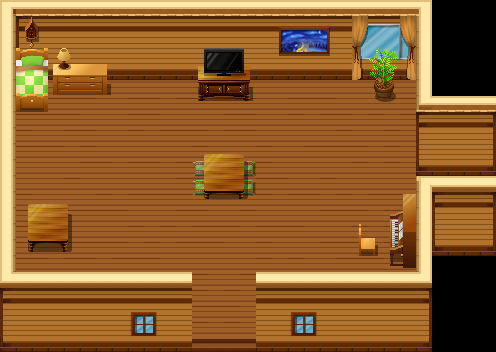

The image is a tile-based game level rendered from a .tmx file. Its description and source (layers, tilesets, objects; grid data summarised) follow:
An orthogonal 31x22 tile map with 16x16 px tiles, 10 tile layers (BackgroundA, BackgroundB, BackgroundC-Foreground, Windows, ...), 5 tilesets and 25 objects (4x npc, from-tools, from-ranch, from-diary, tools, ...).

<map version="1.2" tiledversion="1.3.0" orientation="orthogonal" renderorder="right-down" compressionlevel="0" width="31" height="22" tilewidth="16" tileheight="16" infinite="0" nextlayerid="21" nextobjectid="30">
 <tileset firstgid="1" name="TileA4" tilewidth="16" tileheight="16" tilecount="960" columns="32">
  <image source="Tileset/TileA4.png" width="512" height="480" />
  <terraintypes>
   <terrain name="HouseFloor" tile="0" />
  </terraintypes>
  <tile id="646" terrain=",0,0,0" />
  <tile id="647" terrain="0,,0,0" />
  <tile id="678" terrain="0,0,,0" />
  <tile id="679" terrain="0,0,0," />
  <tile id="708" terrain=",,,0" />
  <tile id="709" terrain=",,0,0" />
  <tile id="710" terrain=",,0,0" />
  <tile id="711" terrain=",,0," />
  <tile id="740" terrain=",0,,0" />
  <tile id="741" terrain="0,0,0,0" />
  <tile id="742" terrain="0,0,0,0" />
  <tile id="743" terrain="0,,0," />
  <tile id="772" terrain=",0,,0" />
  <tile id="773" terrain="0,0,0,0" />
  <tile id="774" terrain="0,0,0,0" />
  <tile id="775" terrain="0,,0," />
  <tile id="804" terrain=",0,," />
  <tile id="805" terrain="0,0,," />
  <tile id="806" terrain="0,0,," />
  <tile id="807" terrain="0,,," />
 </tileset>
 <tileset firstgid="961" name="TileA3" tilewidth="16" tileheight="16" tilecount="512" columns="32">
  <image source="Tileset/TileA3.png" width="512" height="256" />
 </tileset>
 <tileset firstgid="1473" name="TileB_interior_recolour" tilewidth="16" tileheight="16" tilecount="1024" columns="32">
  <image source="Tileset/TileB_interior_recolour.png" width="512" height="512" />
 </tileset>
 <tileset firstgid="2497" name="TileC_interior" tilewidth="16" tileheight="16" tilecount="1024" columns="32">
  <image source="Tileset/TileC_interior.png" width="512" height="512" />
 </tileset>
 <tileset firstgid="3521" name="TileD_exterior_1" tilewidth="16" tileheight="16" tilecount="1024" columns="32">
  <image source="Tileset/TileD_exterior_1.png" width="512" height="512" />
 </tileset>
 <group id="2" name="Floor">
  <layer id="3" name="BackgroundA" width="31" height="22">
   <data>[682 cells, 552 non-empty, 18 distinct tile ids]</data>
  </layer>
  <layer id="1" name="BackgroundB" width="31" height="22">
   <data>[682 cells, 172 non-empty, 23 distinct tile ids]</data>
  </layer>
  <layer id="15" name="BackgroundC-Foreground" width="31" height="22">
   <data>[682 cells, 142 non-empty, 23 distinct tile ids]</data>
  </layer>
 </group>
 <group id="5" name="HouseThings">
  <layer id="12" name="Windows" width="31" height="22">
   <data>[682 cells, 20 non-empty, 16 distinct tile ids]</data>
  </layer>
  <layer id="7" name="Closet" width="31" height="22">
   <data>[682 cells, 11 non-empty, 11 distinct tile ids]</data>
  </layer>
  <layer id="6" name="Table" width="31" height="22">
   <data>[682 cells, 32 non-empty, 32 distinct tile ids]</data>
  </layer>
  <layer id="13" name="Decorations" width="31" height="22">
   <data>[682 cells, 42 non-empty, 42 distinct tile ids]</data>
  </layer>
  <layer id="14" name="TV" width="31" height="22">
   <data>[682 cells, 16 non-empty, 16 distinct tile ids]</data>
  </layer>
  <layer id="11" name="Courtains" width="31" height="22">
   <data>[682 cells, 8 non-empty, 8 distinct tile ids]</data>
  </layer>
  <layer id="8" name="Bed" width="31" height="22">
   <data>[682 cells, 8 non-empty, 8 distinct tile ids]</data>
  </layer>
 </group>
 <group id="16" name="Objects">
  <objectgroup id="19" name="Arrivals">
   <object id="18" name="from-tools" x="388" y="160" width="16" height="24" />
   <object id="20" name="from-ranch" x="216" y="244" width="16" height="24" />
   <object id="23" name="from-diary" x="216" y="124" width="16" height="24" />
  </objectgroup>
  <objectgroup id="18" name="Doors">
   <object id="17" name="tools" x="480" y="168" width="16" height="24" />
   <object id="21" name="ranch" x="192" y="328" width="64" height="24" />
  </objectgroup>
  <objectgroup id="17" name="Walls">
   <object id="1" x="0" y="272" width="192" height="80" />
   <object id="2" x="0" y="0" width="16" height="272" />
   <object id="3" x="28" y="200" width="40" height="40" />
   <object id="4" x="16" y="56" width="32" height="56" />
   <object id="5" x="52" y="64" width="60" height="32" />
   <object id="6" x="196" y="48" width="60" height="52" />
   <object id="7" x="204" y="152" width="40" height="40" />
   <object id="8" x="388" y="192" width="28" height="80" />
   <object id="9" x="356" y="224" width="20" height="36" />
   <object id="10" x="372" y="76" width="24" height="28" />
   <object id="11" x="416" y="0" width="16" height="108" />
   <object id="12" x="416" y="108" width="80" height="60" />
   <object id="13" x="432" y="192" width="64" height="64" />
   <object id="14" x="416" y="192" width="16" height="80" />
   <object id="15" x="256" y="272" width="176" height="80" />
   <object id="16" x="16" y="0" width="400" height="80" />
  </objectgroup>
  <objectgroup id="20" name="Interactables">
   <object id="22" name="diary" type="npc" x="52" y="44" width="24" height="20">
    <properties>
     <property name="message" value="STR_DIARY" />
    </properties>
   </object>
   <object id="27" name="calendar" type="npc" x="76" y="24" width="28" height="40">
    <properties>
     <property name="message" value="STR_CALENDAR" />
    </properties>
   </object>
   <object id="28" name="stats" type="npc" x="212" y="152" width="28" height="40">
    <properties>
     <property name="message" value="STR_RANCHSTATS" />
    </properties>
   </object>
   <object id="29" name="tv" type="npc" x="196" y="48" width="57" height="40">
    <properties>
     <property name="message" value="STR_TV" />
    </properties>
   </object>
  </objectgroup>
 </group>
</map>